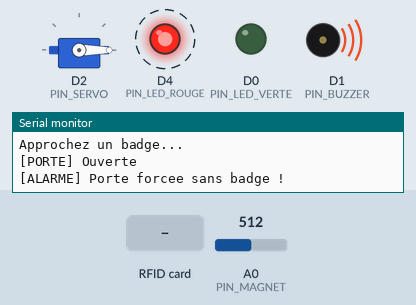
Simulated run of this sketch. Board: ESP8266 (NodeMCU). Parts: servo, output pins drawn as LEDs (lit = HIGH), buzzer (waves = sounding, pin HIGH), the last lines printed to the serial monitor. Dashed ring = blinking. Inputs (shaded band) come from the test bench; at power-on: A0 (PIN_MAGNET) = 512. WiFi joins after 1.5 s; servers stay silent unless stated; no MQTT or app messages arrive unless stated.

Above: at 1.7 s.
1.8 s: RFID card 5B DB 75 BD held to the reader
4.8 s: A0 (PIN_MAGNET) set to 306
7.8 s: RFID card 90 E5 2E A4 held to the reader
At 8.5 s:
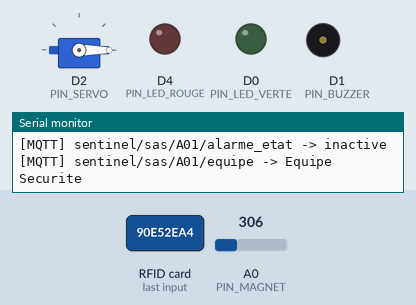
9.3 s: RFID card 6B B0 F1 AE held to the reader
At 10.3 s:
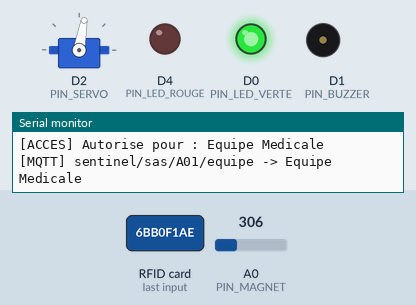
10.9 s: RFID card 5E 7A 19 C4 held to the reader
At 11.07 s:
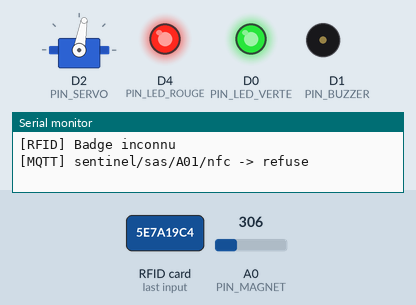
12.8 s: RFID card 90 E5 2E A4 held to the reader
At 12.9 s:
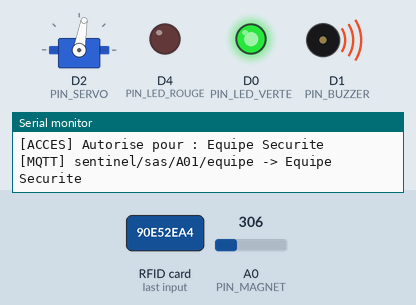
Timing chart, 0 to 24.4 s (numbered marks = the images above; inputs shaded):
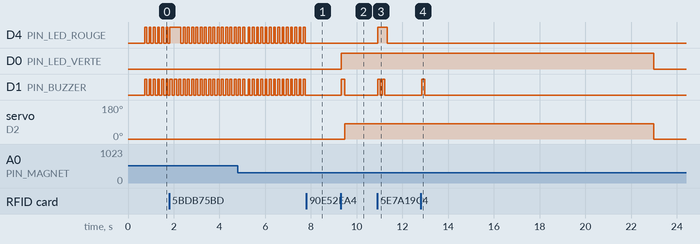

Measured:
- after the input at 7.8 s, D4 (PIN_LED_ROUGE), D1 (PIN_BUZZER): stops changing and stays LOW
- after the input at 9.3 s, D0 (PIN_LED_VERTE): LOW → HIGH at once; D1 (PIN_BUZZER): LOW → HIGH at once, → LOW 0.15 s later; servo on D2 (PIN_SERVO): 0° → 80° after 0.18 s
- after the input at 10.9 s, D4 (PIN_LED_ROUGE): LOW → HIGH at once, → LOW 0.40 s later; D1 (PIN_BUZZER): alternates HIGH for 0.10 s and LOW for 0.10 s, 4 changes in all, then stays LOW, starting at once
- after the input at 12.8 s, D0 (PIN_LED_VERTE): HIGH → LOW after 10.2 s instead of 6.7 s; D1 (PIN_BUZZER): LOW → HIGH at once, → LOW 0.15 s later; servo on D2 (PIN_SERVO): 80° → 0° after 10.2 s instead of 6.7 s
- by itself, D4 (PIN_LED_ROUGE), D1 (PIN_BUZZER): alternates HIGH for 0.08 s and LOW for 0.11 s

The sketch:

IoT.ino
```cpp
#include <SPI.h>
#include <MFRC522.h>
#include <Servo.h>
#include <ESP8266WiFi.h>
#include <PubSubClient.h>

// =====================================================
// WIFI / MQTT
// =====================================================

const char* WIFI_SSID = "S25 de Benjamin";
const char* WIFI_PASSWORD = "passwords";

// METTRE ICI L'IP ACTUELLE DE LA VM DEBIAN
const char* MQTT_SERVER = "10.240.140.182";
const int MQTT_PORT = 1883;

WiFiClient espClient;
PubSubClient mqttClient(espClient);

unsigned long dernierEssaiWifi = 0;
unsigned long dernierEssaiMQTT = 0;


// =====================================================
// RFID
// =====================================================

#define SS_PIN  D8
#define RST_PIN D3

MFRC522 rfid(SS_PIN, RST_PIN);


// =====================================================
// SERVO / BUZZER / CAPTEUR / LED
// =====================================================

const int PIN_SERVO     = D2;
const int PIN_BUZZER    = D1;
const int PIN_MAGNET    = A0;
const int PIN_LED_ROUGE = D4;
const int PIN_LED_VERTE = D0;

const int SEUIL_MAGNET = 512;


// =====================================================
// SERVO
// =====================================================

const int ANGLE_FERME  = 0;
const int ANGLE_OUVERT = 80;

Servo monServo;


// =====================================================
// TEMPORISATIONS
// =====================================================

// Si personne n'ouvre après un badge valide,
// le sas se reverrouille automatiquement.
const unsigned long DELAI_OUVERTURE_MS = 10000;

// Filtrage du capteur magnétique
const unsigned long STABILITE_MS = 150;


// =====================================================
// EQUIPES
// =====================================================

struct Equipe {
  const char* nom;
  byte uid[4];
  bool accesAutorise;
};

Equipe equipes[4] = {
  {"Equipe Securite",    {0x90, 0xE5, 0x2E, 0xA4}, true},
  {"Equipe Medicale",    {0x6B, 0xB0, 0xF1, 0xAE}, true},
  {"Equipe Energetique", {0x5B, 0xDB, 0x75, 0xBD}, false},
  {"Equipe Alimentaire", {0x2E, 0x45, 0xC9, 0x49}, false}
};


// =====================================================
// ETAT DU SAS
// =====================================================

enum EtatAcces {
  REPOS,
  DEVERROUILLE,
  PASSAGE_EN_COURS
};

EtatAcces etatAcces = REPOS;

unsigned long debutAcces = 0;

bool alarmeActive = false;
bool alarmeDejaArretee = false;


// =====================================================
// ETAT DE PORTE POUR MQTT
// =====================================================

bool premierEtatPorte = true;
bool ancienEtatPorteFermee = true;


// =====================================================
// MQTT
// =====================================================

void publierMQTT(const char* topic, const char* message) {

  // Le fonctionnement local du sas continue même si MQTT tombe
  if (!mqttClient.connected()) {
    return;
  }

  mqttClient.publish(topic, message);

  Serial.print("[MQTT] ");
  Serial.print(topic);
  Serial.print(" -> ");
  Serial.println(message);
}


// =====================================================
// WIFI
// =====================================================

void maintenirWifi() {

  if (WiFi.status() == WL_CONNECTED) {
    return;
  }

  // Nouvelle tentative toutes les 5 secondes
  if (millis() - dernierEssaiWifi < 5000) {
    return;
  }

  dernierEssaiWifi = millis();

  Serial.println("[WIFI] Tentative de reconnexion...");

  WiFi.begin(
    WIFI_SSID,
    WIFI_PASSWORD
  );
}


// =====================================================
// CONNEXION MQTT
// =====================================================

void maintenirMQTT() {

  if (WiFi.status() != WL_CONNECTED) {
    return;
  }

  if (mqttClient.connected()) {
    mqttClient.loop();
    return;
  }

  // Nouvelle tentative toutes les 5 secondes
  if (millis() - dernierEssaiMQTT < 5000) {
    return;
  }

  dernierEssaiMQTT = millis();

  Serial.print("[MQTT] Connexion vers ");
  Serial.print(MQTT_SERVER);
  Serial.print(":");
  Serial.println(MQTT_PORT);

  // Last Will :
  // si l'ESP disparaît brutalement, Mosquitto publie "offline"
  bool connexionOK = mqttClient.connect(
    "ESP8266-SAS-A01",

    "sentinel/sas/A01/status",
    0,
    true,
    "offline"
  );

  if (connexionOK) {

    Serial.println("[MQTT] Connecte a Mosquitto");

    // Etat online retenu par Mosquitto
    mqttClient.publish(
      "sentinel/sas/A01/status",
      "online",
      true
    );

    // Envoie immédiatement l'état réel de la porte
    bool porteFermee = lirePorteFermee();

    if (porteFermee) {

      mqttClient.publish(
        "sentinel/sas/A01/porte",
        "fermee"
      );

    } else {

      mqttClient.publish(
        "sentinel/sas/A01/porte",
        "ouverte"
      );
    }

  } else {

    Serial.print("[MQTT] Echec connexion. Code : ");
    Serial.println(mqttClient.state());
  }
}


// =====================================================
// SETUP
// =====================================================

void setup() {

  Serial.begin(115200);

  delay(500);

  Serial.println();
  Serial.println("===============================");
  Serial.println("       SENTINEL - SAS A01");
  Serial.println("===============================");


  // RFID
  SPI.begin();
  rfid.PCD_Init();


  // Servo
  monServo.attach(
    PIN_SERVO,
    500,
    2450
  );


  // Sorties
  pinMode(PIN_BUZZER, OUTPUT);
  pinMode(PIN_LED_ROUGE, OUTPUT);
  pinMode(PIN_LED_VERTE, OUTPUT);

  digitalWrite(PIN_BUZZER, LOW);
  digitalWrite(PIN_LED_ROUGE, LOW);
  digitalWrite(PIN_LED_VERTE, LOW);

  monServo.write(ANGLE_FERME);


  // ===================================================
  // WIFI
  // ===================================================

  WiFi.mode(WIFI_STA);

  WiFi.begin(
    WIFI_SSID,
    WIFI_PASSWORD
  );


  // ===================================================
  // MQTT
  // ===================================================

  mqttClient.setServer(
    MQTT_SERVER,
    MQTT_PORT
  );

  mqttClient.setKeepAlive(30);


  Serial.println("[LOCAL] Systeme du SAS operationnel");
  Serial.println("[WIFI] Connexion en cours...");
  Serial.println("Approchez un badge...");
}


// =====================================================
// LOOP
// =====================================================

void loop() {

  // ===================================================
  // RESEAU
  // ===================================================

  maintenirWifi();
  maintenirMQTT();


  // Affichage IP ESP une seule fois après connexion
  static bool wifiAnnonce = false;

  if (
    WiFi.status() == WL_CONNECTED &&
    !wifiAnnonce
  ) {

    wifiAnnonce = true;

    Serial.println("[WIFI] Connecte");

    Serial.print("[WIFI] IP de l'ESP : ");
    Serial.println(WiFi.localIP());
  }

  if (WiFi.status() != WL_CONNECTED) {
    wifiAnnonce = false;
  }


  // ===================================================
  // CAPTEUR MAGNETIQUE
  // ===================================================

  bool porteFermee = lirePorteFermee();
  bool porteOuverte = !porteFermee;


  // ===================================================
  // ENVOI ETAT PORTE MQTT
  // ===================================================

  if (premierEtatPorte) {

    ancienEtatPorteFermee = porteFermee;
    premierEtatPorte = false;

  }

  else if (
    porteFermee != ancienEtatPorteFermee
  ) {

    ancienEtatPorteFermee = porteFermee;

    if (porteFermee) {

      Serial.println("[PORTE] Fermee");

      publierMQTT(
        "sentinel/sas/A01/porte",
        "fermee"
      );

    } else {

      Serial.println("[PORTE] Ouverte");

      publierMQTT(
        "sentinel/sas/A01/porte",
        "ouverte"
      );
    }
  }


  // ===================================================
  // RFID
  // ===================================================

  if (
    rfid.PICC_IsNewCardPresent() &&
    rfid.PICC_ReadCardSerial()
  ) {

    int index = trouverEquipe();


    // Badge connu
    if (index != -1) {

      Serial.print("[RFID] Badge reconnu : ");
      Serial.println(equipes[index].nom);


      // =================================================
      // BADGE AUTORISE
      // =================================================

      if (equipes[index].accesAutorise) {

        publierMQTT(
          "sentinel/sas/A01/nfc",
          "autorise"
        );

        if (alarmeActive) {

          arreterAlarme(
            equipes[index].nom
          );

        } else {

          accesAutorise(
            equipes[index].nom
          );
        }
      }


      // =================================================
      // BADGE REFUSE
      // =================================================

      else {

        Serial.println(
          "[RFID] Acces refuse"
        );

        publierMQTT(
          "sentinel/sas/A01/nfc",
          "refuse"
        );

        accesRefuse();
      }
    }


    // ===================================================
    // BADGE INCONNU
    // ===================================================

    else {

      Serial.println(
        "[RFID] Badge inconnu"
      );

      publierMQTT(
        "sentinel/sas/A01/nfc",
        "refuse"
      );

      accesRefuse();
    }


    rfid.PICC_HaltA();
    rfid.PCD_StopCrypto1();
  }


  // ===================================================
  // GESTION PASSAGE
  // ===================================================

  gererAcces(porteFermee);


  // ===================================================
  // RESET ALARME
  // ===================================================

  if (porteFermee) {
    alarmeDejaArretee = false;
  }


  // ===================================================
  // DETECTION INTRUSION
  // ===================================================

  if (
    porteOuverte &&
    etatAcces == REPOS &&
    !alarmeActive &&
    !alarmeDejaArretee
  ) {

    declencherAlarme();
  }


  // ===================================================
  // ALARME ACTIVE
  // ===================================================

  if (alarmeActive) {

    digitalWrite(
      PIN_BUZZER,
      HIGH
    );

    digitalWrite(
      PIN_LED_ROUGE,
      HIGH
    );

    delay(80);

    digitalWrite(
      PIN_BUZZER,
      LOW
    );

    digitalWrite(
      PIN_LED_ROUGE,
      LOW
    );

    delay(80);
  }
}


// =====================================================
// CAPTEUR MAGNETIQUE FILTRE
// =====================================================

bool lirePorteFermee() {

  static bool etatStable = true;
  static bool dernierBrut = true;
  static unsigned long vuA = 0;

  bool brut = (
    analogRead(PIN_MAGNET) <
    SEUIL_MAGNET
  );


  if (brut != dernierBrut) {

    dernierBrut = brut;

    vuA = millis();

  }

  else if (
    brut != etatStable &&
    millis() - vuA >= STABILITE_MS
  ) {

    etatStable = brut;
  }

  return etatStable;
}


// =====================================================
// GESTION PASSAGE AUTORISE
// =====================================================

void gererAcces(bool porteFermee) {

  if (etatAcces == REPOS) {
    return;
  }


  // ===================================================
  // PORTE DEVERROUILLEE
  // ===================================================

  if (etatAcces == DEVERROUILLE) {

    // La personne vient d'ouvrir
    if (!porteFermee) {

      Serial.println(
        "[ACCES] Porte ouverte, passage en cours..."
      );

      etatAcces = PASSAGE_EN_COURS;

      return;
    }


    // Personne n'a ouvert après 10 secondes
    if (
      millis() - debutAcces >=
      DELAI_OUVERTURE_MS
    ) {

      verrouiller(
        "personne n'est passe"
      );
    }

    return;
  }


  // ===================================================
  // PASSAGE EN COURS
  // ===================================================

  if (
    etatAcces == PASSAGE_EN_COURS &&
    porteFermee
  ) {

    verrouiller(
      "porte refermee"
    );
  }
}


// =====================================================
// VERROUILLAGE
// =====================================================

void verrouiller(
  const char* raison
) {

  monServo.write(
    ANGLE_FERME
  );

  digitalWrite(
    PIN_LED_VERTE,
    LOW
  );

  etatAcces = REPOS;

  Serial.print(
    "[ACCES] Sas verrouille : "
  );

  Serial.println(
    raison
  );
}


// =====================================================
// RECHERCHE EQUIPE
// =====================================================

int trouverEquipe() {

  if (rfid.uid.size != 4) {
    return -1;
  }

  for (int e = 0; e < 4; e++) {

    bool correspond = true;

    for (
      byte i = 0;
      i < 4;
      i++
    ) {

      if (
        rfid.uid.uidByte[i] !=
        equipes[e].uid[i]
      ) {

        correspond = false;

        break;
      }
    }

    if (correspond) {
      return e;
    }
  }

  return -1;
}


// =====================================================
// ACCES AUTORISE
// =====================================================

void accesAutorise(
  const char* nomEquipe
) {

  Serial.print(
    "[ACCES] Autorise pour : "
  );

  Serial.println(
    nomEquipe
  );


  // MQTT
  // Utile pour identifier l'équipe dans Grafana
  publierMQTT(
    "sentinel/sas/A01/equipe",
    nomEquipe
  );


  digitalWrite(
    PIN_LED_VERTE,
    HIGH
  );

  bipCourt();

  monServo.write(
    ANGLE_OUVERT
  );


  // IMPORTANT :
  // aucun delay(3000) ici.
  // Le programme continue à gérer MQTT et le capteur.
  etatAcces = DEVERROUILLE;

  debutAcces = millis();
}


// =====================================================
// ACCES REFUSE
// =====================================================

void accesRefuse() {

  digitalWrite(
    PIN_LED_ROUGE,
    HIGH
  );

  alarmerefuse();

  digitalWrite(
    PIN_LED_ROUGE,
    LOW
  );
}


// =====================================================
// DECLENCHEMENT ALARME
// =====================================================

void declencherAlarme() {

  Serial.println(
    "[ALARME] Porte forcee sans badge !"
  );

  alarmeActive = true;


  // MQTT -> listener -> PostgreSQL -> Grafana + Telegram
  publierMQTT(
    "sentinel/sas/A01/alarme",
    "intrusion"
  );
}


// =====================================================
// ARRET ALARME
// =====================================================

void arreterAlarme(
  const char* nomEquipe
) {

  Serial.print(
    "[ALARME] Arretee par : "
  );

  Serial.println(
    nomEquipe
  );

  alarmeActive = false;

  alarmeDejaArretee = true;

  digitalWrite(
    PIN_BUZZER,
    LOW
  );

  digitalWrite(
    PIN_LED_ROUGE,
    LOW
  );


  // Information supplémentaire pour la supervision
  publierMQTT(
    "sentinel/sas/A01/alarme_etat",
    "inactive"
  );

  publierMQTT(
    "sentinel/sas/A01/equipe",
    nomEquipe
  );
}


// =====================================================
// BIP COURT
// =====================================================

void bipCourt() {

  digitalWrite(
    PIN_BUZZER,
    HIGH
  );

  delay(150);

  digitalWrite(
    PIN_BUZZER,
    LOW
  );
}


// =====================================================
// ALARME ACCES REFUSE
// =====================================================

void alarmerefuse() {

  for (int i = 0; i < 2; i++) {

    digitalWrite(
      PIN_BUZZER,
      HIGH
    );

    delay(100);

    digitalWrite(
      PIN_BUZZER,
      LOW
    );

    delay(100);
  }
}
```
